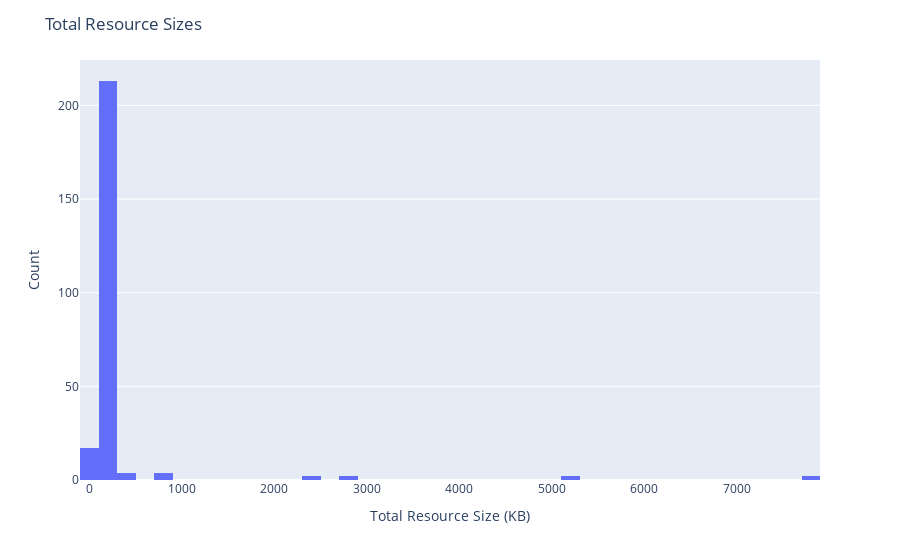

Write notebook code for a chart like this one.
### Code cell
fig = px.histogram(df, x='Total Resource Size (KB)')
fig.update_layout(title='Total Resource Sizes', xaxis_title='Total Resource Size (KB)', yaxis_title='Count')
fig.show()
fig.write_html('../../fam-report-site/public/Web-Analytics/total_resource_sizes.html')

### Figure 1 — Plotly figure (JSON) as saved in the notebook; plotly's stock layout.template omitted (floating-point values rounded to 4 significant figures; data arrays with more than 128 entries replaced by an {"elided": "..."} marker saying what was removed)
{"data": [{"alignmentgroup": "True", "bingroup": "x", "hovertemplate": "Total Resource Size (KB)=%{x}<br>count=%{y}<extra></extra>", "legendgroup": "", "marker": {"color": "#636efa", "pattern": {"shape": ""}}, "name": "", "offsetgroup": "", "orientation": "v", "showlegend": false, "type": "histogram", "x": {"elided": "246 float values"}, "xaxis": "x", "yaxis": "y"}], "layout": {"barmode": "relative", "legend": {"tracegroupgap": 0}, "margin": {"t": 60}, "title": {"text": "Total Resource Sizes"}, "xaxis": {"anchor": "y", "domain": [0, 1], "title": {"text": "Total Resource Size (KB)"}}, "yaxis": {"anchor": "x", "domain": [0, 1], "title": {"text": "Count"}}}}
